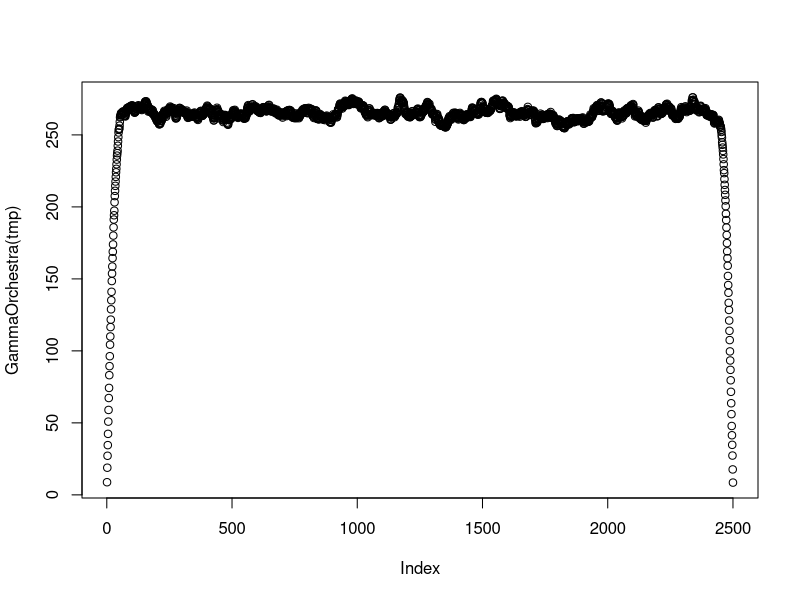

Source code (R): (Note: this script raises an error after producing the figure.)
library('zeallot')

GridFoundations <- function(n, vanishing_depth, x=1){
  # returns a triangular matrix
  i <- rep(1:n, vanishing_depth)
  index_i <- unlist(lapply(1:max(2,(2*vanishing_depth-1)), FUN = function(i){return(1:(n-i+1))}))
  index_j <- unlist(lapply(1:max(2,(2*vanishing_depth-1)), FUN = function(i){return(i:(n))}))
  return(Matrix::sparseMatrix(i=index_i, j=index_j, use.last.ij = T, x = x))
}
n <- 14
vanishing_depth <- 4
gf <- GridFoundations(n = 14, vanishing_depth = 5)
k <- 13

gf[max(c(1, k-vanishing_depth+1)):min(c(n,k)), k:min(c(n,vanishing_depth+k-1))]

GammaGrid <- function(alpha, beta, n, vanishing_depth){
  n_diags <- max(2, 2*vanishing_depth-1)
  n_non_zero_elements <- n_diags*(n + n-n_diags+1)/2
  x <- rgamma(n = n_non_zero_elements, shape = alpha, rate = beta)
  return(GridFoundations(n = n, vanishing_depth = vanishing_depth, x = x))
}

GenerateShapes <- function(n, trawl_parameters, type='exp'){
  trawl_funcs %<-% GetTrawlFunctions(type=type)
  B1_func <- trawl_funcs[1]
  B2_func <- trawl_funcs[2]
  
}

BlockIndex <- function(n_block, n, vanishing_depth){
  return(
    list(
      block_i=max(c(1, n_block-vanishing_depth+1)):min(c(n,n_block)),
      block_j=n_block:min(c(n,vanishing_depth+n_block-1)))
    )
}

GammaOrchestra <- function(scaled_gamma_grid){
  n <- dim(scaled_gamma_grid)[1]
  vanishing_depth <- dim(scaled_gamma_grid)[2]
  return(vapply(1:n, FUN = function(i){
    blck_ind <- BlockIndex(i, n = n, vanishing_depth = vanishing_depth)
    # print(scaled_gamma_grid[blck_ind$block_i, blck_ind$block_j])
    return(sum(scaled_gamma_grid[blck_ind$block_i, blck_ind$block_j]))
    }, FUN.VALUE = 1.0))
}

n <- 10
vanishing_depth <- 3
gf <- GridFoundations(n, vanishing_depth)
gf
summary(gf)
gf[1,2]

tmp <- GammaGrid(alpha = 3, beta = 20, n = 2500, vanishing_depth = 30)
tmp
plot(GammaOrchestra(tmp))

c(B1_func, B2_func, B3_func) %<-% GetTrawlFunctions(type='exp')
B2_func(0.3, 0:10)

(-B2_func(param = 0.8, h = 0:k)) %>% diff

GetVanishingCoverage <- function(trawl_parameter, vanishing_depth, type='exp', get_value=F){
  c(B1_func, B2_func, B3_func) %<-% GetTrawlFunctions(type=type)
  max_val <- B2_func(trawl_parameter, h = 0.0)

  coverage <- abs((-B2_func(param = trawl_parameter, h = c(0,vanishing_depth))) %>% diff %>% sum)/abs(max_val)
  if(get_value){
    return(coverage)
  }else{
    cat('Coverage:', round(coverage*100.0, 2), '%\n')
  }
}

GetVanishingCoverage(trawl_parameter = 0.1, vanishing_depth = 30)
